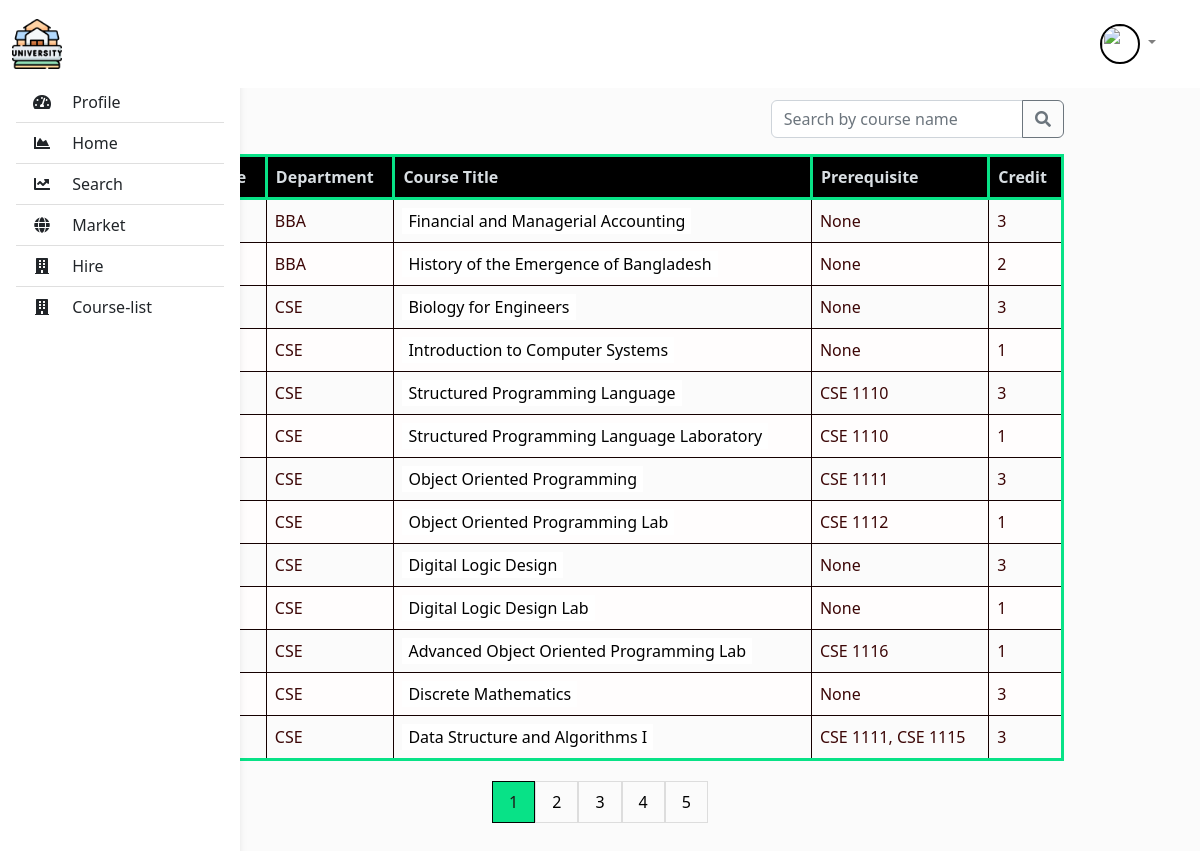
Screenshot of /src/coursesinf/coursesinf.php with the database file from the repository.
### tables this page shows
CREATE TABLE `courses` (
  `course_id` varchar(20) NOT NULL,
  `dept_name` varchar(20) DEFAULT NULL,
  `course_title` varchar(70) DEFAULT NULL,
  `prerequisite` varchar(50) NOT NULL,
  `credit` double DEFAULT NULL
);

### src/coursesinf/coursesinf.php (the view, shortened to what this page needs)
<?php
require_once "../data/database.php";
require "../navigation/navbar.php";
$per_page = 13;
$page = isset($_GET['page']) ? $_GET['page'] : 1;
$start = ($page - 1) * $per_page;
if (isset($_POST['search'])) {
  $search_text = trim($_POST['search_text']);
  if (!empty($search_text)) {
    try {
      $stmt = $conn->prepare("SELECT `course_id`, `dept_name`, `course_title`, `prerequisite`, `credit` FROM `courses` WHERE `course_id` LIKE CONCAT(:search_text, '%')");
      $stmt->bindValue(':search_text', $search_text, PDO::PARAM_STR);
      $stmt->execute();
      $result = $stmt->fetchAll(PDO::FETCH_ASSOC);
      $total_count = count($result);
      $pages = ceil($total_count / $per_page);
      $result = array_slice($result, ($page - 1) * $per_page, $per_page);
    } catch (PDOException $e) {
    }
  } else {
    try {
      $stmt = $conn->prepare("SELECT `course_id`, `dept_name`, `course_title`, `prerequisite`, `credit` FROM `courses` LIMIT :start, :per_page;");
      $stmt->bindValue(':per_page', $per_page, PDO::PARAM_INT);
      $stmt->bindValue(':start', $start, PDO::PARAM_INT);
      $stmt->execute();
      $result = $stmt->fetchAll(PDO::FETCH_ASSOC);
      $total_count = $conn->query("SELECT COUNT(*) FROM `courses`")->fetchColumn();
      $pages = ceil($total_count / $per_page);
    } catch (PDOException $e) {
    }
  }
} else {
  try {
    $stmt = $conn->prepare("SELECT `course_id`, `dept_name`, `course_title`, `prerequisite`, `credit` FROM `courses` LIMIT :start, :per_page;");
    $stmt->bindValue(':per_page', $per_page, PDO::PARAM_INT);
    $stmt->bindValue(':start', $start, PDO::PARAM_INT);
    $stmt->execute();
    $result = $stmt->fetchAll(PDO::FETCH_ASSOC);
    $total_count = $conn->query("SELECT COUNT(*) FROM `courses`")->fetchColumn();
    $pages = ceil($total_count / $per_page);
  } catch (PDOException $e) {
  }
}
?>
<!DOCTYPE html>
<html lang="en">
<head>
  <link rel="stylesheet" href="https://cdn.jsdelivr.net/npm/bootstrap@5.2.0/dist/css/bootstrap.min.css">
  <link rel="stylesheet" href="https://use.fontawesome.com/releases/v5.15.4/css/all.css" />
  <link rel="stylesheet" href="../navigation/navbar.css">
  <link rel="stylesheet" href="style.css">
</head>
<body>
  <div class="container">
    <h2 class="text-center mb-3">List of Available Courses</h2>
    <form method="POST" action="">
      <div class="row mb-3">
        <div class="col-md-8"></div>
        <div class="col-md-4">
          <div class="input-group">
            <input type="text" class="form-control" placeholder="Search by course name" name="search_text" onkeyup="searchCourses(this.value)" value="<?php if (isset($search_text)) {
                                                                                                                                                        echo $search_text;
                                                                                                                                                      } ?>">
            <button class="btn btn-outline-secondary" type="submit" name="search"><i class="fas fa-search"></i></button>
          </div>
        </div>
      </div>
    </form>
    <?php if (count($result) > 0) : ?>
    <table id="coursesTable">
      <thead>
        <tr>
          <th>Course Code</th>
          <th>Department</th>
          <th>Course Title</th>
          <th>Prerequisite</th>
          <th>Credit</th>
        </tr>
      </thead>
      <tbody>
        <?php foreach ($result as $row): ?>
          <tr>
            <td><?php echo $row['course_id']; ?></td>
            <td><?php echo $row['dept_name']; ?></td>
            <td>
              <form action="../online-lectures/lectures.php" method="POST">
                <button type="submit" ><?php echo $row['course_title']; ?></button>
              </form>
            </td>
            <td><?php echo $row['prerequisite']; ?></td>
            <td><?php echo $row['credit']; ?></td>
          </tr>
        <?php endforeach; ?>
      </tbody>
    </table>
      <?php if (isset($pages)) : ?>
        <div class="pagination">
          <?php for ($i = 1; $i <= $pages; $i++) : ?>
            <a href="?page=<?php echo $i; ?><?php if (isset($search_text)) {
                                              echo '&search_text=' . $search_text;
                                            } ?>" <?php if ($page === $i) : ?>class="active" <?php endif; ?>><?php echo $i; ?></a>
          <?php endfor; ?>
        </div>
      <?php endif; ?>
    <?php else : ?>
      <p>No courses found.</p>
    <?php endif; ?>
  </div>
</body>
</html>

### src/navigation/navbar.css (style rules this page uses)
body { background-color: #fbfbfb; }

### src/coursesinf/style.css (style rules this page uses)
.container { position: relative; top: -100px; }
#coursesTable { border-collapse: collapse; width: 100%; font-size: 1rem; }
#coursesTable th, td { padding: 0.5rem; text-align: left; border: 1px solid #150000; }
#coursesTable th { background-color: #000000; color: #d8dee2; border-top: 3px solid #08e287; border-bottom: 3px solid #08e287; border-left: 3px solid #08e287; border-right: 3px solid #08e287; }
#coursesTable tbody { border: 3px solid #08e287; }
#coursesTable tr:nth-child(even) { background-color: #fffdfd; }
#coursesTable td { color: #3c0606; }
.pagination { display: flex; justify-content: center; margin-top: 20px; }
.pagination a { color: black; float: left; padding: 8px 16px; text-decoration: none; border: 1px solid #ddd; }
.pagination a.active { background-color: #08e287; color: rgb(32, 21, 21); border: 1px solid #000402; }
.container { max-width: 960px; margin: 0 auto; padding: 2rem 1rem; }

### src/coursesinf/coursesinf.php (style rules this page uses)
button { background-color: #fff; color: black; border: none; }

### rows the page displays
courses: dept_name "BBA", course_title "Financial and Managerial Accounting", prerequisite "None", credit "3"
courses: dept_name "BBA", course_title "History of the Emergence of Bangladesh", prerequisite "None", credit "2"
courses: dept_name "CSE", course_title "Biology for Engineers", prerequisite "None", credit "3"
courses: dept_name "CSE", course_title "Introduction to Computer Systems", prerequisite "None", credit "1"
courses: dept_name "CSE", course_title "Structured Programming Language", prerequisite "CSE 1110", credit "3"
courses: dept_name "CSE", course_title "Structured Programming Language Laboratory", prerequisite "CSE 1110", credit "1"
courses: dept_name "CSE", course_title "Object Oriented Programming", prerequisite "CSE 1111", credit "3"
courses: dept_name "CSE", course_title "Object Oriented Programming Lab", prerequisite "CSE 1112", credit "1"
courses: dept_name "CSE", course_title "Digital Logic Design", prerequisite "None", credit "3"
courses: dept_name "CSE", course_title "Digital Logic Design Lab", prerequisite "None", credit "1"
courses: dept_name "CSE", course_title "Advanced Object Oriented Programming Lab", prerequisite "CSE 1116", credit "1"
courses: dept_name "CSE", course_title "Discrete Mathematics", prerequisite "None", credit "3"
courses: dept_name "CSE", course_title "Data Structure and Algorithms I", prerequisite "CSE 1111, CSE 1115", credit "3"
